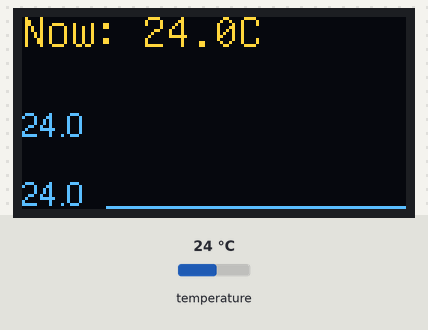
A sketch run on a simulated Arduino Uno, built with avr-gcc and run on an emulated ATmega328P. On the bench: 128×64 one-colour display. The test bench sets the inputs (shaded band); at power-on: temperature 24 °C. The OLED is the two-colour kind (top 16 rows yellow); what the sketch prints to the serial monitor is not drawn.

Above: at 3.3 s.
3.4 s: temperature set to 12 °C
At 5.3 s:
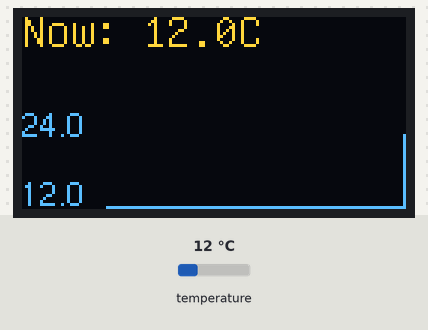
5.9 s: temperature set to 19 °C
At 8.1 s:
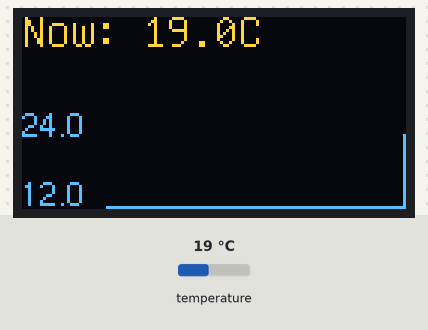
8.5 s: temperature set to 28 °C
At 11.0 s:
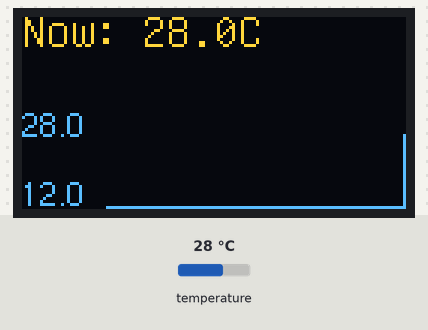
Timing chart, 0 to 12.5 s (numbered marks = the images above; inputs shaded):
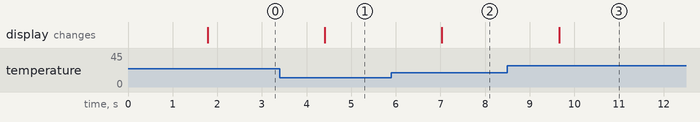

Measured:
- after the input at 3.4 s, the display: changes after 1.0 s (image 1)
- after the input at 5.9 s, the display: changes after 1.1 s (image 2)
- after the input at 8.5 s, the display: changes after 1.2 s (image 3)

The sketch:

house-thermostat.ino
```cpp
#include <OneWire.h>
#include <DallasTemperature.h>
#include "U8glib.h"

#define ONE_WIRE_BUS 10
#define SLOTS 100
#define HOURS_TO_SHOW 24
#define DEFAULT_MIN 1000.0
#define DEFAULT_MAX -1000.0
//#define MILLIS_PER_COLUMN 675000 //(24h*60*60*1000/128)
#define MILLIS_PER_COLUMN 337500 //(12h*60*60*1000/128)
//#define MILLIS_PER_COLUMN 5000
#define DISPLAY_WIDTH_PX 128
#define VERTICAL_EXAGGERATION 8

const int xOffset = DISPLAY_WIDTH_PX - SLOTS;
OneWire oneWire(ONE_WIRE_BUS);
DallasTemperature sensors(&oneWire);
U8GLIB_SSD1306_128X64 u8g(U8G_I2C_OPT_NONE|U8G_I2C_OPT_DEV_0);  // I2C / TWI

float temps[SLOTS];
float minTemp = DEFAULT_MIN;
float maxTemp = DEFAULT_MAX;

float readTemp(){
  sensors.requestTemperatures();
  return sensors.getTempCByIndex(0);
}

void updateMinMax(float result){
  for (int i=0; i < SLOTS; i++){
    if (temps[i] == 0.0){
      continue;
    }

    if (temps[i] < minTemp){
      minTemp = temps[i];
    } else if (temps[i] > maxTemp){
      maxTemp = temps[i];
    }
  }

  if (minTemp == DEFAULT_MIN){
    minTemp = result;
  }

  if (maxTemp == DEFAULT_MAX){
    maxTemp = result;
  }

  if (result > maxTemp){
    maxTemp = result;
  } else if (result < minTemp){
    minTemp = result;
  }
}

extern volatile unsigned long timer0_millis;
void resetMillis(){
  noInterrupts ();
  timer0_millis = 0;
  interrupts ();
}

void setup(void) {
  Serial.begin(9600);
  sensors.begin();
  u8g.setColorIndex(1); // pixel on
}

void drawScreen(String line1){

  char* l1 = line1.c_str();
  String smint = String(minTemp, 1);
  char* mint = smint.c_str();
  String smaxt = String(maxTemp, 1);
  char* maxt = smaxt.c_str();

  float range = maxTemp - minTemp;
  int factor;
  if (range == 0.0){
    factor = 1;
  } else {
    factor = 32/range;
  }

  /*Serial.print("maxTemp: ");
  Serial.println(maxTemp);
  Serial.print("minTemp: ");
  Serial.println(minTemp);
  Serial.print("range: ");
  Serial.println(range);
  Serial.print("factor: ");
  Serial.println(factor);(*/

  u8g.firstPage();
  do {
    u8g.setFont(u8g_font_unifont);
    u8g.drawStr(0, 10, l1);
    u8g.setFont(u8g_font_helvR08);
    u8g.drawStr(0, 40, maxt);
    u8g.drawStr(0, 63, mint);

    for (int i = 0; i < SLOTS; i++){
      int y2 = 63 - factor * (temps[i] - minTemp);
      int x = i + xOffset;

      u8g.drawLine(x, 63, x, y2);
    }

  } while( u8g.nextPage() );
}

void shuffleLeft(){
  for (int i = 0; i < SLOTS-1; i++){
    temps[i] = temps[i+1];
  }
}

unsigned long lastUpdated;
float temp;
bool startup = true;

void loop(void)
{
  unsigned long now = millis();

  long duration = now - lastUpdated;

  temp = readTemp();

  if (startup || duration < 0 || duration > MILLIS_PER_COLUMN){
    startup = false;
    shuffleLeft();
    temps[SLOTS - 1] = temp;
    lastUpdated = now;

    for (int i=0; i < SLOTS; i++){
      Serial.print(temps[i]);
      Serial.print(" ");
    }
    Serial.println();
  }

  updateMinMax(temp);

  String line1 = "Now: " + String(temp,1) + "C";
  drawScreen(line1);
}
```
